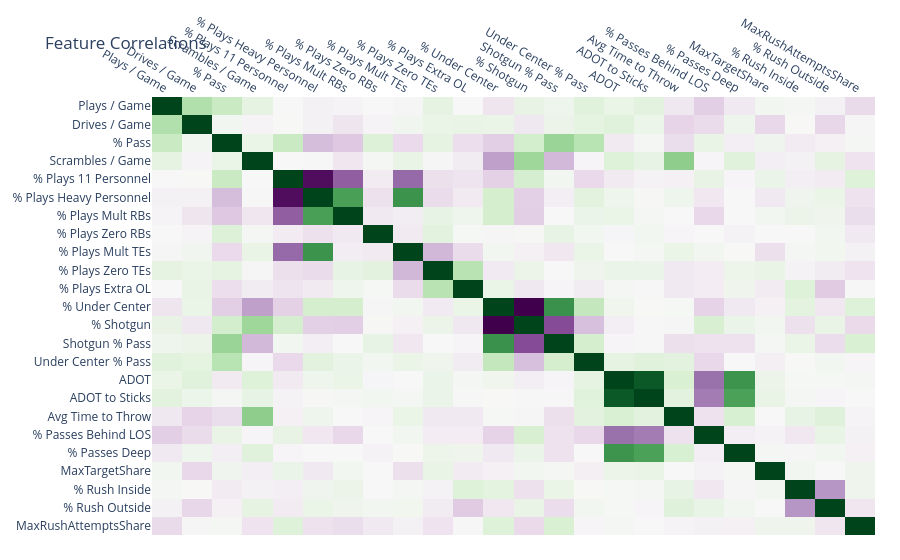

Source (notebook cell):
### Code cell
''' Correlation Matrix '''

corr_matrix = offense_tendencies[OFFENSE_FEATURES].corr()

def correlation_matrix(corr) -> go.Figure:
    fig = px.imshow(
        corr_matrix,
        color_continuous_scale=px.colors.diverging.PRGn,
        aspect="auto"
    )
    fig.update_xaxes(side="top")
    fig.update_coloraxes(
        cmid=0,
        showscale=False,
    )
    fig.update_layout(
        title='Feature Correlations',
        margin=dict(r=25, b=25)
    )

    return fig

fig = correlation_matrix(corr_matrix)
fig.show()

### Figure 1 — Plotly figure (JSON) as saved in the notebook; plotly's stock layout.template omitted (floating-point values rounded to 4 significant figures; data arrays with more than 128 entries replaced by an {"elided": "..."} marker saying what was removed)
{"data": [{"coloraxis": "coloraxis", "hovertemplate": "x: %{x}<br>y: %{y}<br>color: %{z}<extra></extra>", "name": "0", "type": "heatmap", "x": ["Plays / Game", "Drives / Game", "% Pass", "Scrambles / Game", "% Plays 11 Personnel", "% Plays Heavy Personnel", "% Plays Mult RBs", "% Plays Zero RBs", "% Plays Mult TEs", "% Plays Zero TEs", "% Plays Extra OL", "% Under Center", "% Shotgun", "Shotgun % Pass", "Under Center % Pass", "ADOT", "ADOT to Sticks", "Avg Time to Throw", "% Passes Behind LOS", "% Passes Deep", "MaxTargetShare", "% Rush Inside", "% Rush Outside", "MaxRushAttemptsShare"], "xaxis": "x", "y": ["Plays / Game", "Drives / Game", "% Pass", "Scrambles / Game", "% Plays 11 Personnel", "% Plays Heavy Personnel", "% Plays Mult RBs", "% Plays Zero RBs", "% Plays Mult TEs", "% Plays Zero TEs", "% Plays Extra OL", "% Under Center", "% Shotgun", "Shotgun % Pass", "Under Center % Pass", "ADOT", "ADOT to Sticks", "Avg Time to Throw", "% Passes Behind LOS", "% Passes Deep", "MaxTargetShare", "% Rush Inside", "% Rush Outside", "MaxRushAttemptsShare"], "yaxis": "y", "z": {"elided": "24x24 float values"}}], "layout": {"coloraxis": {"cmid": 0, "colorscale": [[0, "rgb(64,0,75)"], [0.1, "rgb(118,42,131)"], [0.2, "rgb(153,112,171)"], [0.3, "rgb(194,165,207)"], [0.4, "rgb(231,212,232)"], [0.5, "rgb(247,247,247)"], [0.6, "rgb(217,240,211)"], [0.7, "rgb(166,219,160)"], [0.8, "rgb(90,174,97)"], [0.9, "rgb(27,120,55)"], [1, "rgb(0,68,27)"]], "showscale": false}, "margin": {"b": 25, "r": 25, "t": 60}, "title": {"text": "Feature Correlations"}, "xaxis": {"anchor": "y", "domain": [0, 1], "side": "top"}, "yaxis": {"anchor": "x", "autorange": "reversed", "domain": [0, 1]}}}
